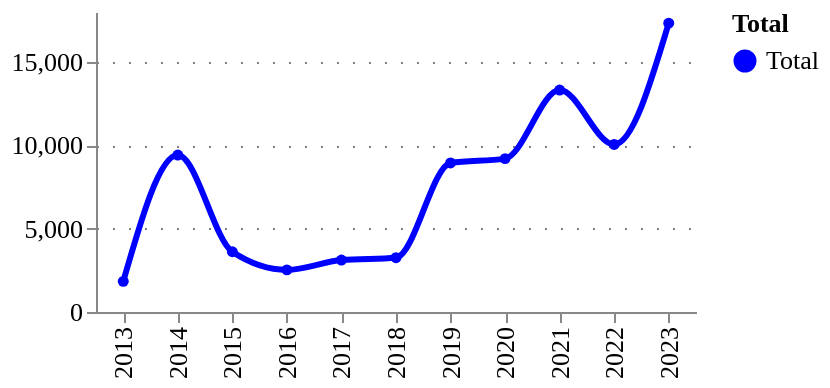

The notebook cell this image was saved under:
### Code cell
ts_amounts_tech = utils.get_timeseries(tech_type_df, column='amount')
ts_counts_tech = utils.get_timeseries(tech_type_df, column='id')
utils.plot_quick_ts(ts_amounts_tech, 'amount')

### Figure 1 — Vega-Lite specification as saved in the notebook (floating-point values rounded to 4 significant figures)
{"config": {"title": {"font": "Averta", "anchor": "start"}, "subtitle": {"font": "Averta"}, "axis": {"labelFont": "Averta", "titleFont": "Averta", "gridColor": "grey", "gridDash": [1, 7], "labelFontSize": 13, "titleFontSize": 13}, "header": {"labelFont": "Averta", "titleFont": "Averta"}, "legend": {"labelFont": "Averta", "titleFont": "Averta", "labelFontSize": 13, "titleFontSize": 13}, "range": {"category": ["#0000FF", "#FDB633", "#18A48C", "#9A1BBE", "#EB003B", "#FF6E47", "#646363", "#0F294A", "#97D9E3", "#A59BEE", "#F6A4B7", "#D2C9C0", "#FFFFFF", "#000000"], "ordinal": {"scheme": ["#0000FF", "#FDB633", "#18A48C", "#9A1BBE", "#EB003B", "#FF6E47", "#646363", "#0F294A", "#97D9E3", "#A59BEE", "#F6A4B7", "#D2C9C0", "#FFFFFF", "#000000"]}}, "view": {"strokeWidth": 0}}, "data": {"name": "data-78bc5073e291c495f0e5e069a4ee1c54"}, "mark": {"type": "line", "interpolate": "monotone", "point": {"filled": true, "size": 30}, "size": 3, "strokeDash": [0]}, "encoding": {"color": {"field": "Total", "legend": {"orient": "right"}, "scale": {}, "type": "nominal"}, "tooltip": [{"field": "year", "title": "Year", "type": "ordinal"}, {"field": "Total", "type": "nominal"}, {"field": "amount", "format": ".3f", "title": "", "type": "quantitative"}], "x": {"field": "year", "title": "", "type": "ordinal"}, "y": {"field": "amount", "title": "", "type": "quantitative"}}, "height": 150, "title": {"anchor": "start", "text": "", "fontSize": 14, "subtitle": "", "subtitleFont": "Averta", "subtitleFontSize": 13}, "width": 300, "$schema": "https://vega.github.io/schema/vega-lite/v4.17.0.json", "datasets": {"data-78bc5073e291c495f0e5e069a4ee1c54": [{"year": 2013, "amount": 1839.0, "Total": "Total"}, {"year": 2014, "amount": 9418.0, "Total": "Total"}, {"year": 2015, "amount": 3615.0, "Total": "Total"}, {"year": 2016, "amount": 2528.0, "Total": "Total"}, {"year": 2017, "amount": 3116.0, "Total": "Total"}, {"year": 2018, "amount": 3256.0, "Total": "Total"}, {"year": 2019, "amount": 8942.0, "Total": "Total"}, {"year": 2020, "amount": 9204.0, "Total": "Total"}, {"year": 2021, "amount": 13310.0, "Total": "Total"}, {"year": 2022, "amount": 10050.0, "Total": "Total"}, {"year": 2023, "amount": 17330.0, "Total": "Total"}]}}
